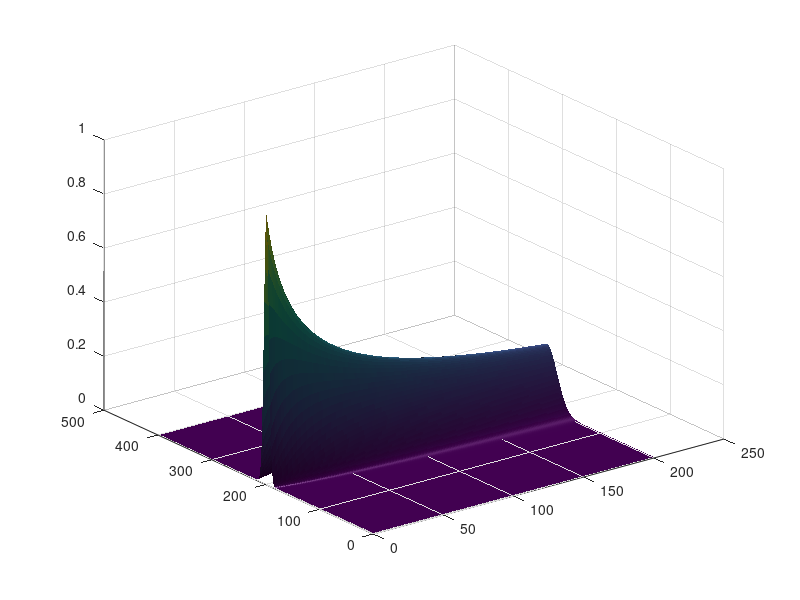

Source code (MATLAB): (Note: this script raises an error after producing the figure.)
% impde.m  - A file to compute the implicit solution to a second-order initial boundary value
% problem. this code assumes that the problem takes the form
%
%              dc/dt = D * d^2c/dx^2 -k*c
%              dc/dx (x=0) = 0       (boundary condition 1)
%              dc/dx (x=L) = 0       (boundary condition 2)
%              c(x,t=0) = f(x)       (initial condition)
%
% assume that we are going to discretize this problem in space and in time.  For
% reference, assume a spatial grid of the form
%
%
%        x=0                                 x=L
%         (-----------------------------------)
%
%   |-----|-----|-----|-----|-----|-----|-----|-----|
%   (0)   1     2     3     4     5     6     7    (8)
%          
%
% here, we have allowed for the possibility that two "fictitious" nodes might
% be needed to accommodate two derivative boundary conditions.
%
% the discretization of this problem is simple.  starting with the
% governing equation, substitute (1) a central difference for the time derivative, and 
% (2) a crank-nicholson centered-difference approximation for the space derivative.  this gives 
% approximation:
%
%      [c(i,j+1)-c(i,j)]/dt  = 
%      D*1/2*([c(i+1,j)-2*c(i,j)+c(i-1,j)]/(dx)^2  +  [c(i+1,j+1)-2*c(i,j+1)+c(i-1,j+1)]/(dx)^2)
%      -k*1/2*[c(i,j)+c(i,j+1)]    
%
% (where here D is the diffusion coefficient, c is the concentration,
% dx is the grid spacing, dt is the time step size, and k is the reaction rate coeff). 
%
% Putting this in linear form (i.e., combining terms) gives an *implicit* 
% scheme
%
% ==========================================================================================
% ==========================================================================================
%      -r*c(i-1,j+1)+(2+2*r+kdt)*c(i,j+1)-r*c(i+1,j+1) = 
%        r*c(i-1,j)+(2-2*r-kdt)*c(i,j)+r*c(i+1,j)
% ==========================================================================================
% ==========================================================================================
% 
% where r = D*dt/(dx^2)
% kdt = k*dt
%
% this represents our "recurrence relation" for constructing the matrix
% of equations that represents the algebraic decompostion of the original 
% differential equation.
%
% it should be apparent to you by now that this recurrence relationship
% defines a linear system of equations.  for this particular case, the
% system takes the form
%
%          M . c(j+1) = b(j)
%
% where c(j+1) is a *vector* of new concentration values (one for each 
% node where the concentration is unknown), and c(j) is the vector of the 
% current nodal values of concentration.  M is the matrix of coefficients
% that evolves the system of equations in time. b(j) is the vector of
% constants (boundary conditions+previous time step values) that appear in the
% equation set.
%
%
% the first and last rows of the matrix, M, are a little different from the remaining rows.  
% The form of the first and last row depend on the type of boundary conditions 
% imposed.  For now, let's assume that two *derivative* (neuman) conditions are
% imposed, and that they are time-independent (in other words, they are the same
% value imposed at time steps "j" and "j+1").  
% suppose the two derivative boundary conditions are given by
% dc/dx = s1 (left) and dc/dx = s2 (right).  the centered difference
% representation of these two derivatives at nodes 1 and 7 would be
%
% (1)  [c(2,j)-c(0,j)]/(2*dx) = sl
% (2)  [c(8,j)-c(6,j)]/(2*dx) = sr
% (3)  [c(2,j+1)-c(0,j+1)]/(2*dx) = sl
% (4)  [c(8,j+1)-c(6,j+1)]/(2*dx) = sr
%
% Assuming that sl=sr=0,then we can rearrange to solve for the values at the "fictitious" nodes
%
% (5)  c(0,j)= c(2,j)           (7)  c(8,j)= c(6,j)
% (6)  c(0,j+1)= c(2,j+1)       (8)  c(8,j+1)= c(6,j+1)
%
% now, for the **first row** the recurrence relationship gives
%
%      -r*c(0,j+1)+(2+2*r+kdt)*c(1,j+1)-r*c(2,j+1) = 
%        r*c(0,j)+(2-2*r-kdt)*c(1,j)+r*c(2,j)
%
% elimiating c(0,j+1) and c(0,j) using equations (5) and (6) above gives
%
%      (2+2*r+kdt)*c(1,j+1)-2*r*c(2,j+1) = 
%                      (2-2*r-kdt)*c(1,j)+2*r*c(2,j)
%
% similarly, for the **last row**, we will get
%
%      -2*r*c(6,j+1)+(2+2*r+kdt)*c(7,j+1) = 
%                       2*r*c(6,j)+(2-2*r-kdt)*c(7,j)
%
% the result is a system of equations that has the matrix form
%
%  |2+2*r+kdt     -2*r          0          0          0          0          0    ||c(1,j+1)|        |            (2-2*r-kdt)*c(1,j) + 2*r*c(2,j)|   
%  |   -(r+w)       2+2*r+kdt      -(r-w)          0          0          0          0    ||c(2,j+1)|        | r*c(1,j) + (2-2*r-kdt)*c(2,j) + r*c(3,j)  |    
%  |    0          -(r+w)       2+2*r+kdt     -(r-w)          0          0          0    ||c(3,j+1)|        | r*c(2,j) + (2-2*r-kdt)*c(3,j) + r*c(4,j)  |   
%  |    0           0          -(r+w)      2+2*r+kdt     -(r-w)          0          0    ||c(4,j+1)|   =    | r*c(3,j) + (2-2*r-kdt)*c(4,j) + r*c(5,j)  |
%  |    0           0           0         -(r+w)      2+2*r+kdt     -(r-w)          0    ||c(5,j+1)|        | r*c(4,j) + (2-2*r-kdt)*c(5,j) + r*c(6,j)  |   
%  |    0           0           0          0         -(r+w)      2+2*r+kdt     -(r-w)    ||c(6,j+1)|        | r*c(5,j) + (2-2*r-kdt)*c(6,j) + r*c(7,j)  |  
%  |    0           0           0          0          0        -2*r     2+2*r+kdt||c(7,j+1)|        |2*r*c(6,j)+ (2-2*r-k)*c(7,j)               |    
%
%
% Here is how we can make the algrorithm.  Assume that sl = sr = 0
%
D = 0.7; % D in km^2/hr
k = 0; % k in 1/hr
L = 200; % domain length in meters
%  space variables
npart = 400; % number of partitions
nplot = 200 % time step 'nplot' is one where concentration versus time for fixed x can be plotted
n = npart + 1; % number of nodes
nm = n % number of compute nodes
dx = L / npart; % size of partitions, in m
dx2 = dx * dx; % square the size once so you don't have to do it again!
% time variables
T = 60 % total time for simulation, hours
npt = 200; % number of time steps to take (intervals)
nt = npt + 1 % total number of time points (including initial condition)
dt = T / npt; % size of time steps
r = D * dt / (dx2)
kdt = k * dt
%
c = zeros(nm, nt); % initialize the solution array
c2 = zeros(nm, 1);
c3 = zeros(1, 2);
%
M = zeros(nm, nm); % initialize the array
b = zeros(nm, 1); % initialize the b column vector; remember, this vector is an nm x 1 array in MATLAB

%
M(1, 1) = (2 + 2 * r + kdt); % the first row is special
M(1, 2) = -2 * r; % the first row is special
%
M(nm, nm-1) = -2 * r; % so is the last row
M(nm, nm) = (2 + 2 * r + kdt); % so is the last row
% 
% now make a  loop to fill in the rest...
for k = 2:1:nm-1 % loop over the rows of the array (nm x nm)
    M(k, k-1) = -r; % set the subdiagonal value
    M(k, k) = (2 + 2 * r + kdt); % set the diagonal value 
    M(k, k+1) = -r; % set the subdiagonal value
end
%
% set the initial condition here
% I am choosing a "gaussian" shape...
%
beta = 0.1; % just a parameter to set the initial condition function
x = linspace(0, L, nm); % discretize the initial condition space
c(:, 1) = exp(-beta * ((x - L / 2) .* (x - L / 2))); % compute the initial condition, c(i,1)
%
% now loop over time steps.  at each time, we need to (1) compute the
% b-vector and (2) invert the solution...
%

disp('computations going....');

for j = 1:1:nt-1
    b(1) =(2 - 2 * r - kdt) * c(1, j) + 2 * r * c(2, j); % first value in the b vector
    b(nm) = 2 * r * c(nm-1, j) + (2 - 2 * r - kdt) * c(nm, j); % last value in the b vector
    for jj = 2:1:nm-1
        b(jj) = r * c(jj-1, j) + (2 - 2 * r - kdt) * c(jj, j) + r * c(jj+1, j); % compute the rest of the b vector
    end
  %
    time = j * dt;
    c(:, j+1) = M \ b; % solve
    c3(j+1, 1) = time;
    c3(j+1, 2) = c(nplot, j+1);
end

plot(c3(:, 1), c3(:, 2))
xlabel('Time (days)', 'FontSize', 18)
ylabel('c', 'Fontsize', 18)
text(20, .9, 'Breakthrough curve at x=150 m', 'FontSize',18)
set(gca, 'ylim', [0 1])
%
nstep = 4; % only plot out some of the time steps; set the value here
kk = 0; % this is the counter for the vector c2 that will contain the subset of the solution to plot
for k = 1:nstep:nt
    kk = kk + 1;
    c2(:, kk) = c(:, k);
end
% plot the solution
surf(c, 'EdgeColor', 'none')
camlight left; lighting phong
disp('----> Plot of solution in Figure window')
disp('PRESS <ENTER> TO CONTINUE')
pause
% 
bb=zeros(nm);
for j = 1:nt
    bb = c(:, j);
    plot(x, bb);
    set(gca, 'ylim', [0 1]) % this sets the bounds of the y axis...
    fig(j) = getframe;
end
